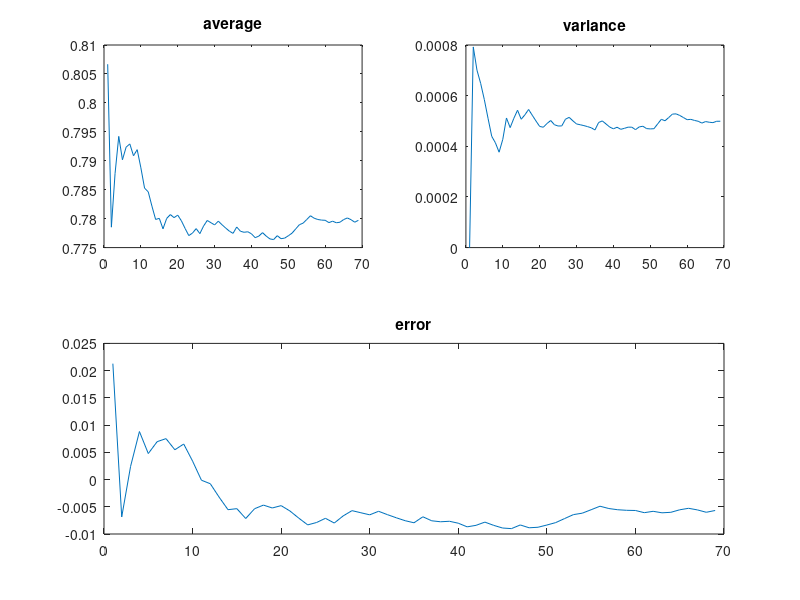
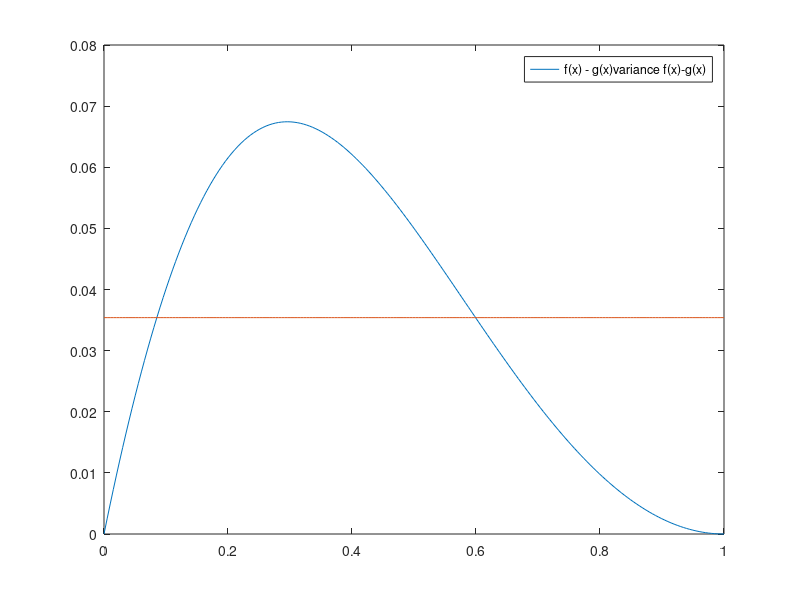

These charts were generated, in order, by the following MATLAB code:
f = @(x)  1./(1+x.^2);
g = @(x)  1- x./2;
G=0.75; % int(1-x/2,0,1)=0.75 wolfram alpha

N_start=1;
max_iter=70;

N=N_start;

F_hat=0;
var_hat=0;
F=[];
var=[];
while N<max_iter
    X=rand();
    delta_N = (f(X)-g(X)) - F_hat;
    
    F_hat=F_hat+delta_N/N;
    var_hat = var_hat +delta_N*((f(X)-g(X)) - F_hat);
    
    N=N+1;
    
    % save intermediate results to create figure
    F=[F F_hat];
    var=[var var_hat/(N-1)];
end

figure(1);clf;
subplot(2,2,1);
plot(F+G);title('average');
subplot(2,2,2);
plot(var);title('variance');
subplot(2,1,2);
plot(F+G-(pi/4));title('error');

% What do you notice about the variance:
% - The variance is much lower with control variable then without control
% variable, which obviously will results in an fast more accurate solution
%%
figure(2);clf;
x=linspace(0,1,200);
fun=@(x) f(x) - g(x);
disp([' variance f(x)- g(x):' num2str(integral(fun,0,1))]);
disp([' variance f(x) :' num2str(integral(f,0,1))]);

plot(x,f(x)-g(x)); hold all;
plot(x,(integral(fun,0,1))*ones(1,size(x,2)));

legend(['f(x) - g(x)' 'variance f(x)-g(x)']);

% The variance is reduced from 0.79 to 0.035, this is a sginificant amount
% and the monte carlo will give much more accurate results
